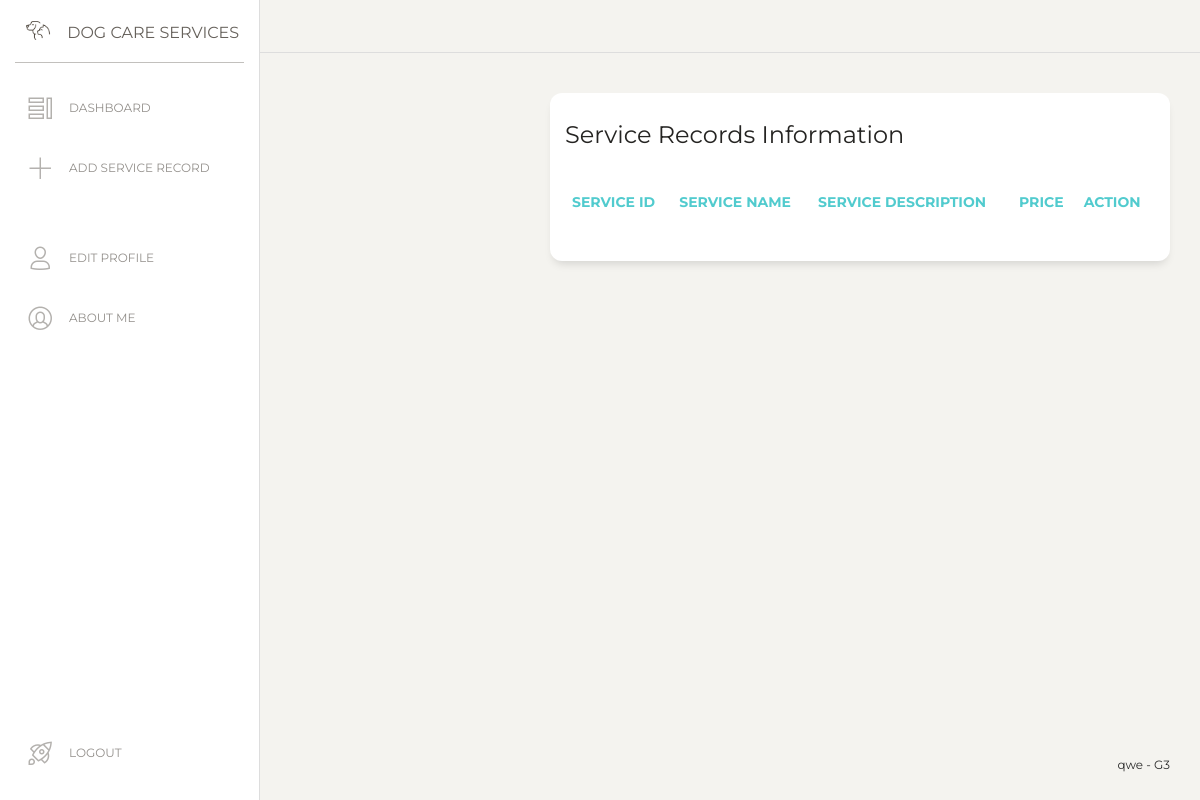
Before: / with the older database file.
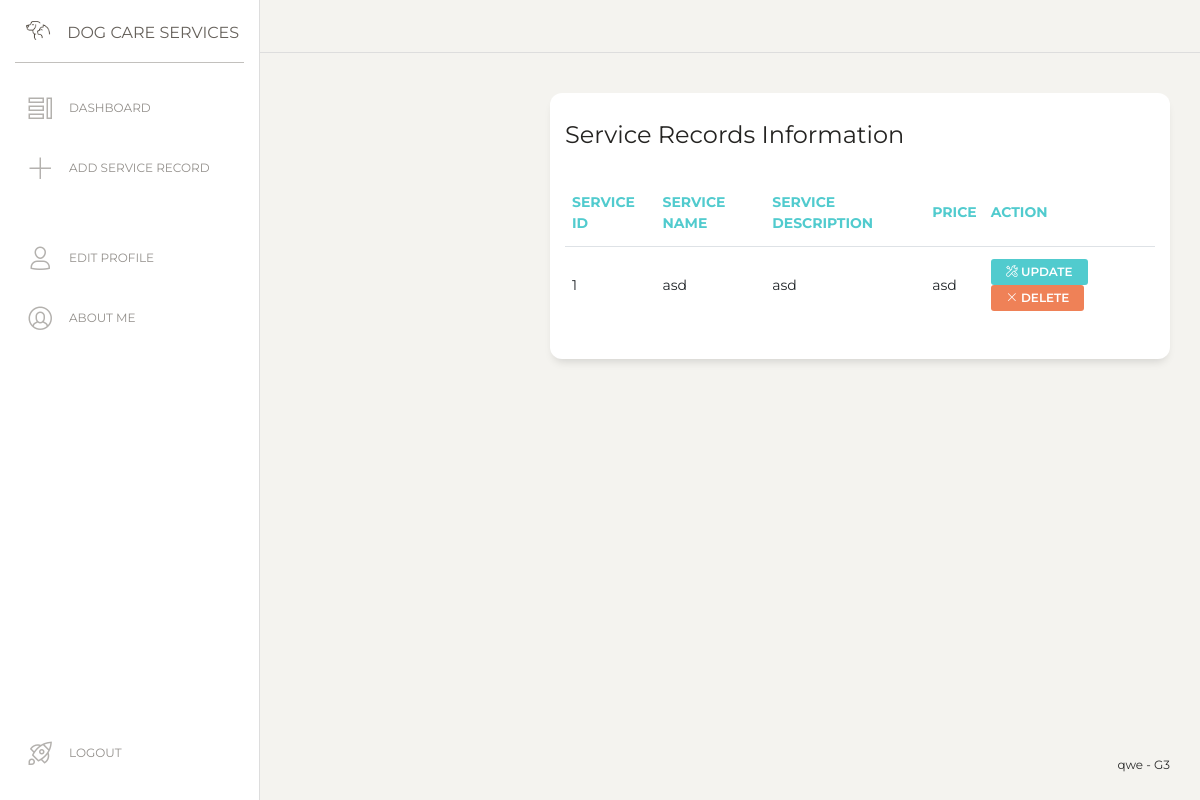
After: the same page with the newer database file.
### tables this page shows
CREATE TABLE `tblservicerecord` (
  `id` int(11) NOT NULL,
  `servicename` varchar(120) DEFAULT NULL,
  `servicedescription` varchar(120) DEFAULT NULL,
  `price` varchar(120) DEFAULT NULL
);

### database.php (called while the page is built, shortened)
<?php
class Database {
    private static $servername = "localhost";
    private static $username = "root";
    private static $password = "";
    private static $dbname = "dbdogcareservices";
    protected $conn;
    public static function getConnection(){
        $conn = new mysqli(self::$servername, self::$username, self::$password, self::$dbname);
        return $conn;
    }
    function query($sql){
        $result = $this->conn->query($sql);
        return $result;
    }
}

### db_helper.php (called while the page is built, shortened)
<?php
include "database.php";
class DBHelper extends Database
{
    function __construct($conn)
    {
        $this->conn = $conn;
    }
    function get_service_record()
    {
        $sql = "SELECT * FROM tblservicerecord";
        return $this->query($sql);
    }
}

### index.php (the view, shortened to what this page needs)
<?php
require_once 'includes/header.php';
require_once 'db_helper.php';
$db = new DBHelper(DBHelper::getConnection());
?>
<div class="wrapper">
  <?php include 'includes/sidebar.php' ?>
  <div class="main-panel">
    <div class="content">
      <div class="row">
        <div class="col-lg-12">
          <div class="card">
            <div class="card-header">
              <h4 class="card-title">Service Records Information</h4>
            </div>
            <div class="card-body">
              <div class="table-responsive">
                <table class="table tablesorter" id="">
                  <thead class="text-primary">
                    <tr>
                      <th>
                        Service ID
                      </th>
                      <th>
                        Service Name
                      </th>
                      <th>
                        Service Description
                      </th>
                      <th>
                        Price
                      </th>
                      <th>Action</th>
                    </tr>
                  </thead>
                  <tbody>
                    <?php foreach ($db->get_service_record() as $servicerecord) : ?>
                      <tr>
                        <td>
                          <?= $servicerecord['id'] ?>
                        </td>
                        <td>
                          <?= $servicerecord['servicename'] ?>
                        </td>
                        <td>
                          <?= $servicerecord['servicedescription'] ?>
                        </td>
                        <td>
                          <?= $servicerecord['price'] ?>
                        </td>
                        <td>
                          <a href="update_servicerecord.php?id=<?= $servicerecord['id'] ?>" class="btn btn-primary btn-sm"><i class="nc-icon nc-settings"></i> Update</a>
                          <a href="delete.php?id=<?= $servicerecord['id'] ?>" onclick="return confirm('Are you sure you want to delete this service record?')" class="btn btn-danger btn-sm"><i class="nc-icon nc-simple-remove"></i> Delete</a>
                        </td>
                      </tr>
                    <?php endforeach; ?>
                  </tbody>
                </table>
              </div>
            </div>
          </div>
        </div>
      </div>
    </div>
  </div>
</div>
<?php require_once 'includes/footer.php' ?>

### includes/header.php (shortened to what this page needs)
<!doctype html>
<html lang="en">
<head>
  <link href="https://maxcdn.bootstrapcdn.com/font-awesome/latest/css/font-awesome.min.css" rel="stylesheet">
  <link href="assets/css/bootstrap.min.css" rel="stylesheet" />
  <link href="assets/css/paper-dashboard.css?v=2.0.1" rel="stylesheet" />
  <link href="assets/demo/demo.css" rel="stylesheet" />
</head>
<body class="">
  <div class="wrapper ">
    <?php
    include 'sidebar.php';
    ?>
    <div class="main-panel" style="height: 100vh;">
      <nav class="navbar navbar-expand-lg navbar-absolute fixed-top navbar-transparent">
        <div class="container-fluid">
          <div class="navbar-wrapper">
          </div>
        </div>
      </nav>

### includes/sidebar.php
<div class="sidebar" data-color="white" data-active-color="danger">
  <div class="logo">
    <a href="assets/img/doggy.png" class="simple-text logo-mini">
      <div class="logo-image-medium">
        <img src="assets/img/doggy.png">
      </div>
    </a>
    <a href="https://www.creative-tim.com" class="simple-text logo-normal">
      Dog Care Services
    </a>
  </div>
  <div class="sidebar-wrapper">
    <ul class="nav">
      <li>
        <a href="index.php">
          <i class="nc-icon nc-tile-56"></i>
          <p>Dashboard</p>
        </a>
      </li>
      <li>
        <a href="add_servicerecord.php">
          <i class="nc-icon nc-simple-add"></i>
          <p>Add Service Record</p>
      </li>
      <li>
        <a href="edit_profile.php">
          <i class="nc-icon nc-single-02"></i>
          <p>Edit Profile</p>
        </a>
      </li>
      <li>
        <a href="aboutme.php">
          <i class="nc-icon nc-circle-10"></i>
          <p>About Me</p>
        </a>
      </li>
      <li class="active-pro">
        <a href="login.php">
          <i class="nc-icon nc-spaceship"></i>
          <p>Logout</p>
        </a>
      </li>
    </ul>
  </div>
</div>

### includes/footer.php (shortened to what this page needs)
<footer class="footer" style="position: absolute; bottom: 0; width: -webkit-fill-available;">
    <div class="container-fluid">
        <div class="row">
            <div class="credits ml-auto">
                <span class="copyright">
                    qwe - G3
                </span>
            </div>
        </div>
    </div>
</footer>
</div>
</div>
</body>
</html>

### assets/demo/demo.css (style rules this page uses)
@media all and (min-width: 992px) { .sidebar .nav>li.active-pro { position: absolute; width: 100%; bottom: 10px; } }

Changed rows visible on the page:
added tblservicerecord: id "1", servicename "asd", servicedescription "asd", price "asd"
